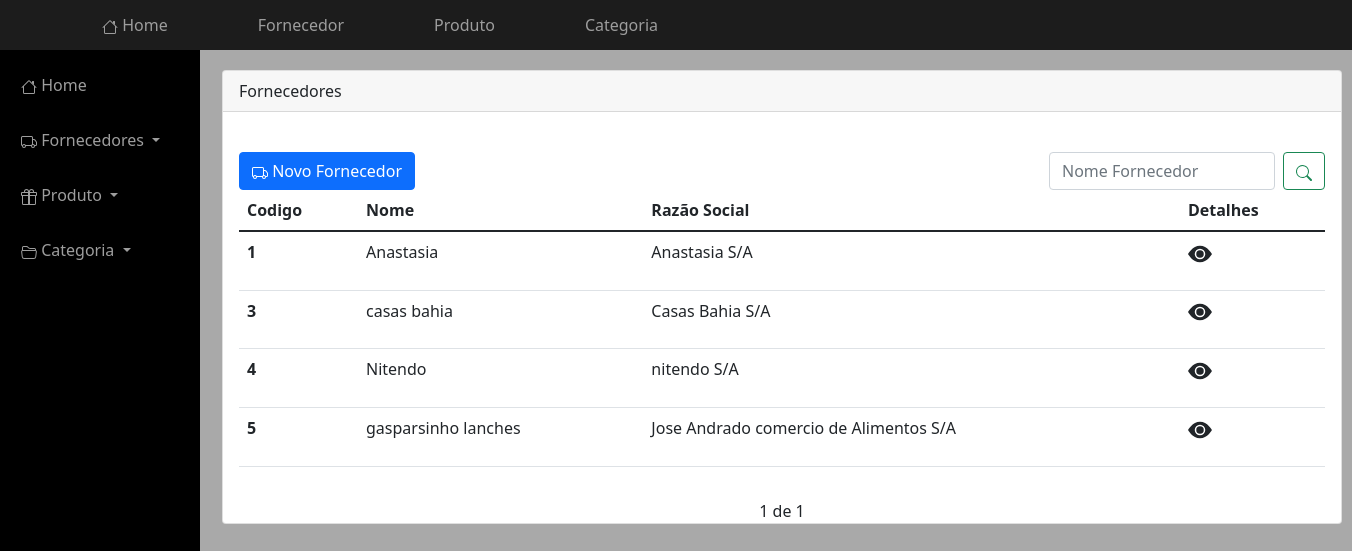
Screenshot of /fornecedor/fornecedores with the database file from the repository.
### fornecedor/models.py (models this page shows, shortened)
class Fornecedor(models.Model):
    data_cadastro = models.DateTimeField(auto_now=True)
    Categoria = models.ForeignKey(Categoria , on_delete=models.CASCADE)
    nome = models.CharField('Nome Fantasia', max_length=100)
    nome_r = models.CharField('Nome Razão Social', max_length=100)
    CNPJ = models.CharField('cnpj', max_length=100)
    escricao_estadual = models.CharField('Escrição Estadual', max_length=100)
    rua = models.CharField('Rua', max_length=200)
    cep = models.CharField('CEP', max_length=10)
    numero = models.IntegerField('Numéro:')
    cidade = models.CharField('Cidade', max_length=50)
    bairro = models.CharField('Bairro', max_length=30)
    proximidade = models.CharField(max_length=30)
    complemento = models.CharField('Complemento', max_length=10)
    nome_contato = models.CharField('Nome', max_length=100)
    cargo = models.CharField('Cargo', max_length=10)
    telefone = models.CharField('Telefone', max_length=15)
    tipo_telefone = models.CharField(max_length=11, choices=TIPO_TELEFONE)
    Email = models.CharField('E-mail', max_length=100)
    tipo_email = models.CharField(max_length=11, choices=TIPO_EMAIL)

### fornecedor/views.py (the view)
# urls.py: path('/fornecedores', fornecedores, name='listar_fornecedor'),
def fornecedores(request):
    search = request.GET.get('search')
    if search:
        fornecedores = Fornecedor.objects.filter(nome__icontains=search)
    else:
        fornecedor_list = Fornecedor.objects.all()
        paginator = Paginator(fornecedor_list, 5)
        page = request.GET.get('page')
        fornecedores = paginator.get_page(page)
    return render(request, 'fornecedor/list_fornecedor.html', {'fornecedores': fornecedores})

### fornecedor/templates/fornecedor/list_fornecedor.html (shortened to what this page needs)
{% extends "core/includes/base.html"%}
{% block main %}
<div class="card"  id="cad_list">
  <div class="card-header">
    Fornecedores
  </div>
    <br>
  <div class="card-body">
      <div class="row">
          <div class="col">
          <a href="{% url 'fornecedor_create'%}" class="btn btn-primary">
              Novo Fornecedor
          </a>
          </div>
          <form class="d-flex"  id="t">
          <input class="form-control me-2" type="text" name="search"  placeholder="Nome Fornecedor" aria-label="Search">
          <button class="btn btn-outline-success" type="submit">
          </button>
          </form>
          <br>
      </div>
 <table class="table">
  <thead>
    <tr>
      <th scope="col">Codigo</th>
      <th scope="col">Nome</th>
      <th scope="col">Razão Social</th>
      <th scope="col">Detalhes</th>
    </tr>
  </thead>
  <tbody>
  {% for fornecedor in fornecedores %}
    <tr>
      <th scope="row">{{fornecedor.id}}</th>
      <td>{{fornecedor.nome}}</td>
      <td>{{fornecedor.nome_r}}</td>
      <td><a href="{% url 'fornecedor_ver' fornecedor.id %}" class="buton ">
             <p class="text-dark"><svg xmlns="http://www.w3.org/2000/svg" width="1.5em" height="1.5em" fill="currentColor" class="bi bi-eye-fill" viewBox="0 0 16 16">
             <path d="M10.5 8a2.5 2.5 0 1 1-5 0 2.5 2.5 0 0 1 5 0z"/>
             <path d="M0 8s3-5.5 8-5.5S16 8 16 8s-3 5.5-8 5.5S0 8 0 8zm8 3.5a3.5 3.5 0 1 0 0-7 3.5 3.5 0 0 0 0 7z"/>
             </svg></p>
          </a>
      </td>
    </tr>
   {% endfor %}
  </tbody>
</table>
      </div>
    <div class="pagination">
        <span  class="step-links">
          <span>
              {{ fornecedores.number}} de {{ fornecedores.paginator.num_pages}}
          </span>
        </span><br>
    </div>
  </div>
</div>
{% endblock %}

### core/static/css/merda2.css (style rules this page uses)
body { background-color : #A9A9A9; }
#cad_list { width:1120px; margin: 70px 0px 0px 210px; position: absolute; }
#t { width:300px; }
.pagination { margin-buttom:20px; }
.step-links { position:relative; margin-left: auto; margin-right: auto; }

### rows the page displays
Fornecedor: id "1", nome "Anastasia", nome_r "Anastasia S/A"
Fornecedor: id "3", nome "casas bahia", nome_r "Casas Bahia S/A"
Fornecedor: id "4", nome "Nitendo", nome_r "nitendo S/A"
Fornecedor: id "5", nome "gasparsinho lanches", nome_r "Jose Andrado comercio de Alimentos S/A"

### other values shown
{{ fornecedores.number }} "1"
{{ fornecedores.paginator.num_pages }} "1"
